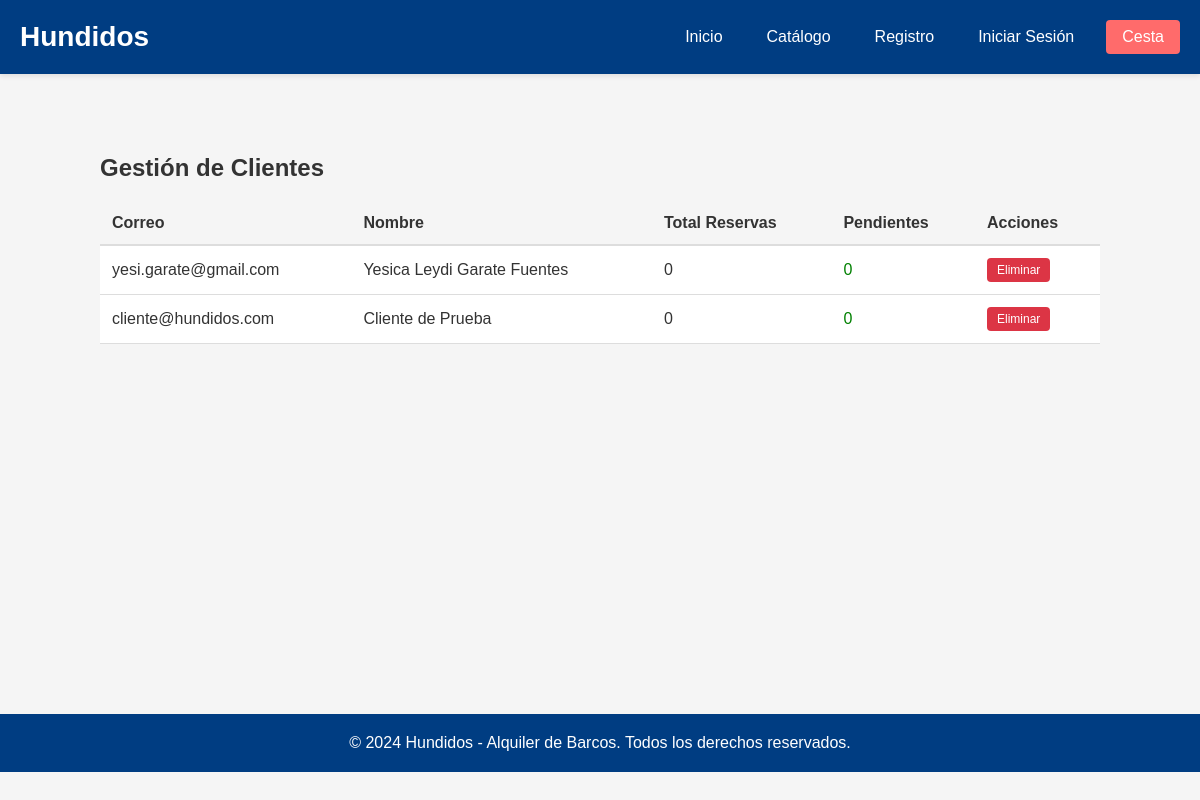
The page /admin-panel/clientes/ (signed in) on the database its author committed.
### accounts/models.py (models this page shows, shortened)
class User(models.Model):
    email = models.EmailField(unique=True)
    nombre = models.CharField(max_length=120, blank=True)
    telefono = models.CharField(max_length=20, blank=True)
    es_administrador = models.BooleanField(default=False)
    password = models.CharField(max_length=255)
    created_at = models.DateTimeField(auto_now_add=True)
    updated_at = models.DateTimeField(auto_now=True)
    class Meta:
        ordering = ['-created_at']

### admin_panel/views.py (the view)
# urls.py: path('clientes/', views.AdminClientsListView.as_view(), name='clients_list'),
class AdminClientsListView(View):
    def get(self, request):
        user_id = request.session.get('user_id')
        if not user_id:
            return redirect('accounts:login')
        try:
            user = User.objects.get(id=user_id)
            if not user.es_administrador:
                messages.error(request, 'No tienes permisos para acceder a esta sección.')
                return redirect('core:home')
            clientes = User.objects.filter(es_administrador=False).order_by('-created_at')
            clientes_info = []
            for cliente in clientes:
                reservas = Reserva.objects.filter(cliente=cliente)
                reservas_pendientes = reservas.filter(estado='PENDIENTE_DE_PAGO').count()
                clientes_info.append({
                    'cliente': cliente,
                    'total_reservas': reservas.count(),
                    'reservas_pendientes': reservas_pendientes,
                    'puede_eliminar': reservas_pendientes == 0,
                })
            return render(request, 'admin_panel/clients_list.html', {
                'user': user,
                'clientes_info': clientes_info,
            })
        except User.DoesNotExist:
            return redirect('accounts:login')

### templates/admin_panel/clients_list.html (shortened to what this page needs)
{% extends 'base.html' %}
{% block content %}
<div style="max-width: 1000px; margin: 40px auto;">
    <h2>Gestión de Clientes</h2>
    {% if clientes_info %}
        <table style="width: 100%; border-collapse: collapse; background-color: white; margin-top: 20px;">
            <thead>
                <tr style="background-color: #f5f5f5;">
                    <th style="padding: 12px; text-align: left; border-bottom: 2px solid #ddd;">Correo</th>
                    <th style="padding: 12px; text-align: left; border-bottom: 2px solid #ddd;">Nombre</th>
                    <th style="padding: 12px; text-align: left; border-bottom: 2px solid #ddd;">Total Reservas</th>
                    <th style="padding: 12px; text-align: left; border-bottom: 2px solid #ddd;">Pendientes</th>
                    <th style="padding: 12px; text-align: left; border-bottom: 2px solid #ddd;">Acciones</th>
                </tr>
            </thead>
            <tbody>
                {% for info in clientes_info %}
                    <tr style="border-bottom: 1px solid #ddd;">
                        <td style="padding: 12px;">{{ info.cliente.email }}</td>
                        <td style="padding: 12px;">{{ info.cliente.nombre }}</td>
                        <td style="padding: 12px;">{{ info.total_reservas }}</td>
                        <td style="padding: 12px;">
                            {% if info.reservas_pendientes > 0 %}
                                <span style="color: #ff6b6b; font-weight: bold;">{{ info.reservas_pendientes }}</span>
                            {% else %}
                                <span style="color: green;">0</span>
                            {% endif %}
                        </td>
                        <td style="padding: 12px;">
                            {% if info.puede_eliminar %}
                                <form method="post" action="{% url 'admin_panel:clients_delete' info.cliente.id %}" style="display: inline;" onsubmit="return confirm('¿Estás seguro de que deseas eliminar este cliente?');">
                                    <button type="submit" class="btn btn-danger" style="padding: 5px 10px; font-size: 12px;">Eliminar</button>
                                </form>
                            {% else %}
                                <button class="btn btn-danger" disabled style="padding: 5px 10px; font-size: 12px; opacity: 0.5; cursor: not-allowed;" title="No se puede eliminar: tiene reservas pendientes">Eliminar</button>
                            {% endif %}
                        </td>
                    </tr>
                {% endfor %}
            </tbody>
        </table>
    {% else %}
        <p>No hay clientes registrados.</p>
    {% endif %}
</div>
{% endblock %}

### templates/base.html (style rules this page uses)
* { margin: 0; padding: 0; box-sizing: border-box; }
body { font-family: Arial, sans-serif; background-color: #f5f5f5; color: #333; }
.btn { display: inline-block; padding: 10px 20px; background-color: #003d82; color: white; text-decoration: none; border-radius: 4px; border: none; cursor: pointer; transition: background-color 0.3s; }
.btn-danger { background-color: #dc3545; }

### rows shown on the page
User: cliente.email "yesi.garate@gmail.com", cliente.nombre "Yesica Leydi Garate Fuentes", total_reservas "0"
User: cliente.email "cliente@hundidos.com", cliente.nombre "Cliente de Prueba", total_reservas "0"
